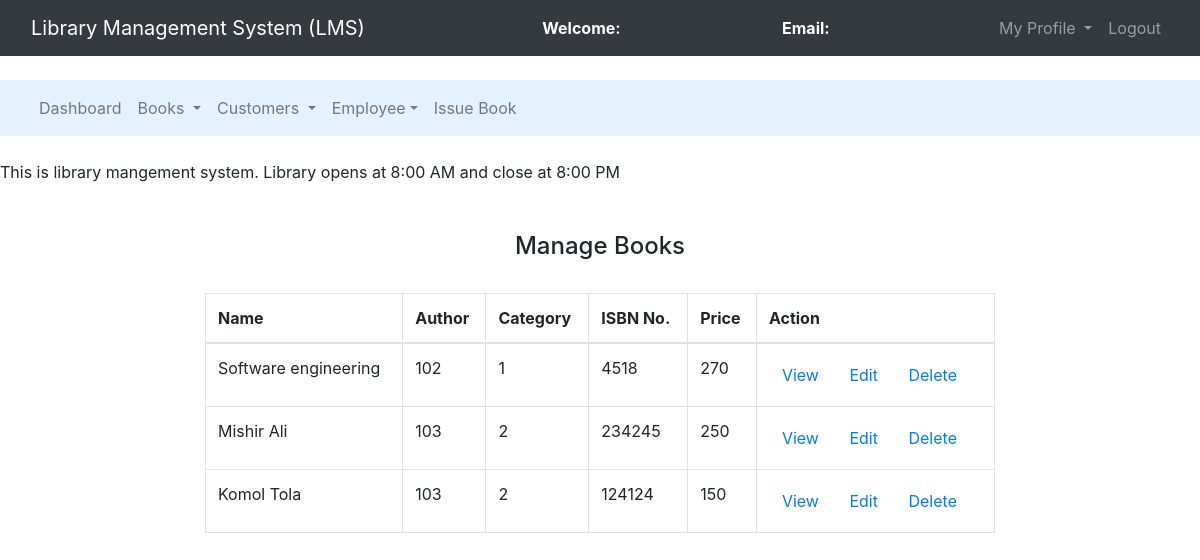
Screenshot of /views/manage_book.php with the database file from the repository.
### tables this page shows
CREATE TABLE `books` (
  `book_id` int(11) NOT NULL,
  `book_name` varchar(250) NOT NULL,
  `author_id` int(11) NOT NULL,
  `cat_id` int(11) NOT NULL,
  `book_no` int(11) NOT NULL,
  `book_price` int(11) NOT NULL
);

### views/manage_book.php (the view, shortened to what this page needs)
<!DOCTYPE html>
<html>
<head>
	<link rel="stylesheet" type="text/css" href="../assets/css/bootstrap.min.css">
</head>
<body>
<nav class="navbar navbar-expand-lg navbar-dark bg-dark">
		<div class="container-fluid">
			<div class="navbar-header">
				<a class="navbar-brand" href="librarian_dashboard.php">Library Management System (LMS)</a>
			</div>
			<font style="color: white"><span><strong>Welcome: <?php echo $_SESSION['name'];?></strong></span></font>
			<font style="color: white"><span><strong>Email: <?php echo $_SESSION['email'];?></strong></font>
		    <ul class="nav navbar-nav navbar-right">
		      <li class="nav-item dropdown">
	        	<a class="nav-link dropdown-toggle" data-toggle="dropdown">My Profile </a>
		      </li>
		      <li class="nav-item">
		        <a class="nav-link" href="../controllers/logout.php">Logout</a>
		      </li>
		    </ul>
		</div>
	</nav><br>
	<nav class="navbar navbar-expand-lg navbar-light" style="background-color: #e3f2fd">
		<div class="container-fluid">
		    <ul class="nav navbar-nav navbar-center">
		      <li class="nav-item">
		        <a class="nav-link" href="librarian_dashboard.php">Dashboard</a>
		      </li>
		      <li class="nav-item dropdown">
	        	<a class="nav-link dropdown-toggle" data-toggle="dropdown">Books </a>
		      </li>
		      <li class="nav-item dropdown">
	        	<a class="nav-link dropdown-toggle" data-toggle="dropdown">Customers </a>
		      </li>
		      <li class="nav-item dropdown">
	        	<a class="nav-link dropdown-toggle" data-toggle="dropdown">Employee</a>
		      </li>
	          <li class="nav-item">
		        <a class="nav-link" href="issue_book.php">Issue Book</a>
		      </li>
		    </ul>
		</div>
	</nav><br>
	<span><marquee>This is library mangement system. Library opens at 8:00 AM and close at 8:00 PM</marquee></span><br><br>
		<center><h4>Manage Books</h4><br></center>
		<div class="row">
			<div class="col-md-2"></div>
			<div class="col-md-8">
				<table class="table table-bordered table-hover">
					<thead>
						<tr>
							<th>Name</th>
							<th>Author</th>
							<th>Category</th>
							<th>ISBN No.</th>
							<th>Price</th>
							<th>Action</th>
						</tr>
					</thead>
					<?php
						$connection = mysqli_connect("localhost:3308","root","");
						$query = "select * from books";
						$query_run = mysqli_query($connection,$query);
						while ($row = mysqli_fetch_assoc($query_run)){
							?>
							<tr>
								<td><?php echo $row['book_name'];?></td>
								<td><?php echo $row['author_id'];?></td>
								<td><?php echo $row['cat_id'];?></td>
								<td><?php echo $row['book_no'];?></td>
								<td><?php echo $row['book_price'];?></td>
								<td><button class="btn" name=""><a href="../models/books.php?bn=<?php echo $row['book_no'];?>">View</a></button>
                                <button class="btn" name=""><a href="edit_book.php?bn=<?php echo $row['book_no'];?>">Edit</a></button>
								<button class="btn"><a href="../controllers/delete_book.php?bn=<?php echo $row['book_no'];?>">Delete</a></button></td>
							</tr>
							<?php
						}
					?>
				</table>
			</div>
			<div class="col-md-2"></div>
		</div>
</body>
</html>

### rows the page displays
books: book_name "Software engineering", author "102", cat "1", book_no "4518", book_price "270"
books: book_name "Mishir Ali", author "103", cat "2", book_no "234245", book_price "250"
books: book_name "Komol Tola", author "103", cat "2", book_no "124124", book_price "150"
